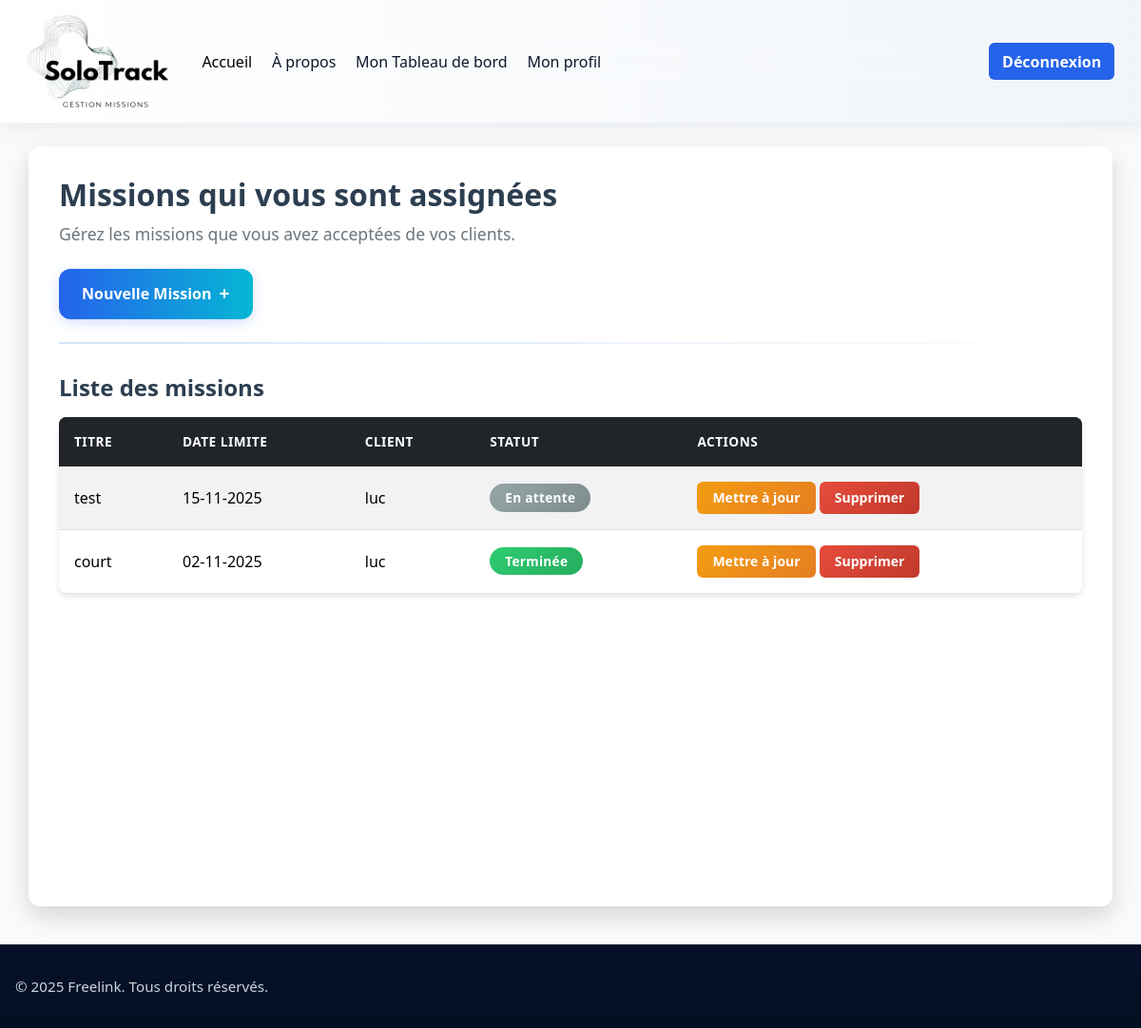
/dashboard/dashboard (signed in), run on the app's committed database.
### website/models.py (models this page shows)
class Missions(db.Model):
    id = db.Column(db.Integer, primary_key=True)
    title = db.Column(db.String(150), nullable=False)
    description = db.Column(db.Text, nullable=True)
    deadline = db.Column(db.DateTime, nullable=False)
    date_created = db.Column(db.DateTime, default=func.now())
    status = db.Column(db.String(50), default='En attente')
    user_id = db.Column(db.Integer, db.ForeignKey('user.id'), nullable=False)
    freelance_id = db.Column(db.Integer, db.ForeignKey('user.id'), nullable=False)

class User(db.Model, UserMixin):
    id = db.Column(db.Integer, primary_key=True)
    email = db.Column(db.String(150), unique=True)
    password = db.Column(db.String(150))
    name = db.Column(db.String(150))
    admin = db.Column(db.Boolean, default=False)
    role = db.Column(db.String(50), nullable=False, default='Client')
    missions_assigned = db.relationship('Missions', foreign_keys='Missions.freelance_id', backref='creator', lazy=True)
    missions_created = db.relationship('Missions', foreign_keys='Missions.user_id', backref='client', lazy=True)

### website/site.py (the view)
@site.route('/dashboard')
@login_required
def dashboard():
    if current_user.role == 'Client':
        return redirect(url_for('site.client_dashboard'))
    missions = Missions.query.filter_by(freelance_id=current_user.id).all()
    clients = User.query.filter_by(role='Client').all()
    missions = Missions.query.filter_by(freelance_id=current_user.id).all()
    return render_template('user/dashboard.html', user=current_user, missions=missions, clients=clients)

### website/templates/user/dashboard.html (shortened to what this page needs)
{% extends "base.html" %}
{% block head_extra %}
<link rel="stylesheet" href="{{ url_for('static', filename='css/dashboard_mission.css') }}">
{% endblock %}
{% block content %}
<div class="section-container container mt-4">
    <h1>Missions qui vous sont assignées</h1>
    <p>Gérez les missions que vous avez acceptées de vos clients.</p>
    <button class="add-mission">
        Nouvelle Mission
        <span class="plus-icon">+</span>
    </button>
    <hr class="mt-4">
    <h2 class="mb-3">Liste des missions</h2>
    <div class="table-responsive">
        <table class="table table-striped table-hover">
            <thead class="table-dark">
                <tr>
                    <th scope="col">Titre</th>
                    <th scope="col">Date limite</th>
                    <th scope="col">Client</th>
                    <th scope="col">Statut</th>
                    <th scope="col">Actions</th>
                </tr>
            </thead>
            <tbody>
                {% for mission in missions %}
                <tr>
                    <td>{{ mission.title }}</td>
                    <td>{{ mission.deadline.strftime('%d-%m-%Y') }}</td>
                    <td>{{ mission.client.name }}</td>
                    <td>
                        {% if mission.status == 'Terminée' %}
                            <span class="badge bg-success">{{ mission.status }}</span>
                        {% elif mission.status == 'En cours' %}
                            <span class="badge bg-warning text-dark">{{ mission.status }}</span>
                        {% else %}
                            <span class="badge bg-secondary">{{ mission.status }}</span>
                        {% endif %}
                    </td>
                    <td>
                        <button type="button" class="btn btn-sm btn-warning"
                            data-bs-toggle="modal"
                            data-bs-target="#updateStatusModal"
                            data-mission-id="{{ mission.id }}">
                            Mettre à jour
                        </button>
                        <form method="POST" action="{{ url_for('site.delete_mission', mission_id=mission.id) }}" style="display:inline;">
                            <button type="submit" class="btn btn-sm btn-danger" onclick="return confirm('Êtes-vous sûr de vouloir supprimer cette mission ?');">
                                Supprimer
                            </button>
                        </form>
                    </td>
                </tr>
                {% else %}
                <tr>
                    <td colspan="6" class="text-center">
                        Vous n'avez pas encore de missions assignées.
                    </td>
                </tr>
                {% endfor %}
            </tbody>
        </table>
    </div>
</div>
{% endblock %}

### website/static/css/base.css (style rules this page uses)
:root { --bg: #f8fafc; --nav-bg: #ffffff; --nav-accent: #f1f5f9; --nav-text: #0f172a; --primary: #2563eb; --accent: #06b6d4; --muted: #64748b; --footer-bg: #071029; --footer-text: #cbd5e1; --footer-accent: rgba(255,255,255,0.04); }
body { background-color: var(--bg); color: var(--nav-text); -webkit-font-smoothing:antialiased; overflow-x: hidden; }

### website/static/css/dashboard_mission.css (style rules this page uses)
:root { --primary-color: #4a90e2; --primary-dark: #357abd; --success-color: #2ecc71; --warning-color: #f39c12; --danger-color: #e74c3c; --dark-color: #2c3e50; --light-bg: #f8f9fa; --border-color: #dee2e6; --shadow: 0 4px 6px rgba(0, 0, 0, 0.1); --shadow-lg: 0 10px 25px rgba(0, 0, 0, 0.15); }
.section-container { background: white; border-radius: 12px; padding: 2rem; box-shadow: var(--shadow-lg); margin-bottom: 2rem; height: 100vh; }
.container h1 { color: var(--dark-color); font-weight: 700; margin-bottom: 0.5rem; font-size: 2rem; }
.container > p { color: #6c757d; font-size: 1.1rem; margin-bottom: 1.5rem; }
.container hr { border: none; height: 2px; background: linear-gradient(to right, var(--primary-color), transparent); margin: 2rem 0; }
.container h2 { color: var(--dark-color); font-weight: 600; font-size: 1.5rem; margin-bottom: 1.5rem; }
.table-responsive { border-radius: 8px; overflow: hidden; box-shadow: var(--shadow); height: auto; }
.table { margin-bottom: 0; border-collapse: separate; border-spacing: 0; }
.table thead.table-dark { background: linear-gradient(135deg, var(--dark-color) 0%, #34495e 100%); }
.table thead th { border: none; padding: 1rem; font-weight: 600; text-transform: uppercase; font-size: 0.85rem; letter-spacing: 0.5px; }
.table tbody tr { transition: all 0.3s ease; }
.table tbody td, .table tbody th { padding: 1rem; vertical-align: middle; border-bottom: 1px solid var(--border-color); }
.table tbody tr:last-child td, .table tbody tr:last-child th { border-bottom: none; }
.badge { padding: 0.5rem 1rem; font-weight: 600; font-size: 0.85rem; border-radius: 20px; letter-spacing: 0.3px; }
.badge.bg-success { background: linear-gradient(135deg, var(--success-color), #27ae60) !important; }
.badge.bg-secondary { background: linear-gradient(135deg, #95a5a6, #7f8c8d) !important; }
.btn { border-radius: 6px; padding: 0.5rem 1.2rem; font-weight: 600; transition: all 0.3s ease; border: none; cursor: pointer; }
.btn-sm { padding: 0.4rem 1rem; font-size: 0.875rem; }
.btn-warning { background: linear-gradient(135deg, var(--warning-color), #e67e22); color: white; }
.btn-danger { background: linear-gradient(135deg, var(--danger-color), #c0392b); color: white; }
.mt-4 { margin-top: 1.5rem !important; }
.mb-3 { margin-bottom: 1rem !important; }
.table tbody tr { animation: fadeIn 0.3s ease; }
.add-mission { background: linear-gradient(90deg, var(--primary), var(--accent)); color: white; border: none; padding: 12px 24px; border-radius: 12px; font-weight: 600; font-size: 1rem; cursor: pointer; display: flex; align-items: center; gap: 8px; transition: all 0.3s ease; box-shadow: 0 4px 14px rgba(37, 99, 235, 0.2); }
.plus-icon { font-size: 1.2rem; font-weight: bold; }

### data on the page
Missions: title "test", deadline "15-11-2025", client.name "luc", status "En attente"
Missions: title "court", deadline "02-11-2025", client.name "luc", status "Terminée"
